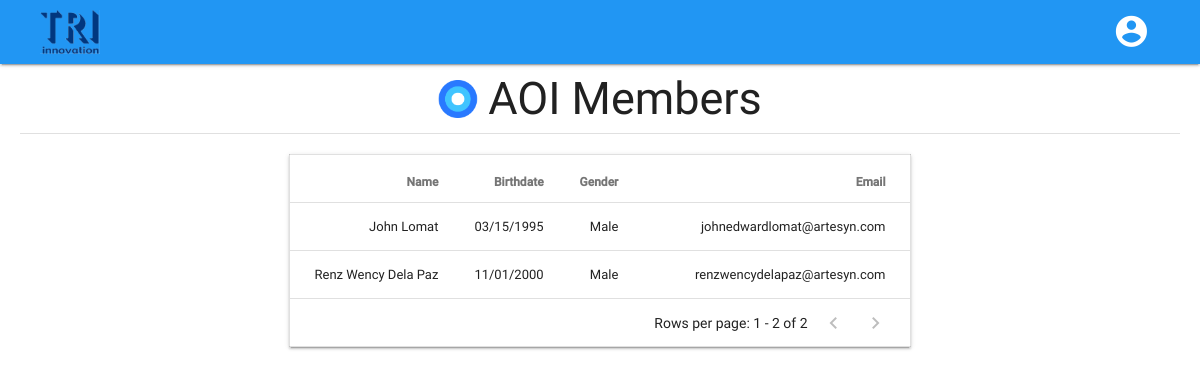
/members/index.php (signed in), run on the app's committed database.
### tables this page shows
CREATE TABLE `user` (
  `id` int(10) NOT NULL,
  `firstname` varchar(20) NOT NULL,
  `lastname` varchar(20) NOT NULL,
  `birthdate` varchar(10) NOT NULL,
  `gender` varchar(10) NOT NULL,
  `email` varchar(30) NOT NULL,
  `password` varchar(30) NOT NULL
);

### members/index.php (the view, shortened to what this page needs)
<?php
	require_once(ROOT.'libs/class_handler.php');
	include(ROOT.'header_mdl.php');
?>
<body>
	<div class="site-main">
		<?php include(ROOT.'libs/navbar.php') ?>
		<div class="content-wrapper">
			<div class="content">
				<div class="table-title">
					<img class="title-icon" src="<?= $title_icon ?>" width="50">
					<h2>AOI Members</h2>
				</div>
				<div class="data-table">
					<table class="mdl-data-table mdl-js-data-table mdl-shadow--2dp">
						<thead>
							<tr>
								<th>Name</th>
								<th>Birthdate</th>
								<th>Gender</th>
								<th>Email</th>
							</tr>
						</thead>
						<tbody>
							<?php
								if(isset($_GET['pagenum'])) {
									$pagenum = $_GET['pagenum'];
								}else {
									$pagenum = 1;
								}
								$result_per_page = 15;
								$offset = ($pagenum - 1) * $result_per_page;
								$query = "SELECT COUNT(*) FROM user";
								$statement1 = $connect->prepare($query);
								$statement1->execute();
								$total_rows = $statement1->fetchColumn();
								$total_pages = ceil($total_rows / $result_per_page);
								$query = "SELECT * FROM user ORDER BY id ASC LIMIT $offset, $result_per_page";
								$statement = $connect->prepare($query);
								$statement->execute();
								switch($pagenum) {
									case $pagenum == $total_pages:
										$result_per_page = $total_rows;
									break;
								}
								for ($i=0; $row = $statement->fetch(); $i++) {
							?>
							<tr>
								<td style="text-transform:capitalize"><?= $row['firstname'] . " " . $row['lastname'] ?></td>
								<td><?= $row['birthdate'] ?></td>
								<td><?= $row['gender'] ?></td>
								<td><?= $row['email'] ?></td>
							</tr>
							<?php
								}
							?>
							<tr class="pagination">
								<td></td>
								<td></td>
								<td></td>
								<td>
									<div>
										<p>Rows per page:&nbsp;</p>
										<p><?= $pagenum > $total_pages ? '0' : $offset + 1 ?> - <?= $result_per_page ?> of <?= $pagenum > $total_pages ? '0' : $total_rows?></p>
										<button class="mdl-button mdl-js-button mdl-button--icon" onclick="window.location.href='<?= HOST_URL . '/members' . '/?pagenum=' ?><?= $pagenum - 1 ?>'" <?= $pagenum <= 1 || $pagenum > $total_pages ? 'disabled' : '' ?>>
											<i class="material-icons">keyboard_arrow_left</i>
										</button>
										<button class="mdl-button mdl-js-button mdl-button--icon" onclick="window.location.href='<?= HOST_URL . '/members' . '/?pagenum=' ?><?= $pagenum + 1 ?>'" <?= $pagenum >= $total_pages ? 'disabled' : '' ?>>
											<i class="material-icons">keyboard_arrow_right</i>
										</button>
									</div>
								</td>
							</tr>
						</tbody>
					</table>
				</div>
			</div>
		</div>
	</div>
</body>
</html>

### assets/css/member.css (style rules this page uses)
.content-wrapper { display: block; margin: 0 auto; width: 100%; padding: 0 20px }
.content { width: 100%; padding-top: 65px; padding-bottom: 30px }
.table-title { display: flex; align-items: center; justify-content: center; flex-direction: row }
.table-title img { width: 40px; margin-right: 10px }
.table-title h2 { margin: 10px 0!important }
.data-table { border-top: 1px solid #E0E0E0; padding: 20px 5px 5px 5px; overflow-x: auto }
.mdl-data-table { margin: 0 auto!important }
.pagination p { margin: 0 }
.pagination button { border: none; background: none; margin: 0 0 0 10px!important; color: #656565 }
.pagination > td { border: none!important; padding: 7px 18px!important }
.pagination > td:nth-child(4) > div { display: flex; justify-content: flex-end; align-items: center }

### assets/css/navbar.css (style rules this page uses)
html { height: 100% }

### header_mdl.php (style rules this page uses)
* { margin: 0; padding: 0; font-family: "Roboto",Lato; box-sizing: border-box; -webkit-box-sizing: border-box; -khtml-box-sizing: border-box; -moz-box-sizing: border-box; -ms-box-sizing: border-box; -webkit-font-smoothing: antialiased; -moz-osx-font-smoothing: grayscale; text-shadow: 1px 1px 1px rgba(0,0,0,0.004); text-decoration: none }
a, img, .mdl-card__title > span, .background-alias, .row > h5, .mdl-tooltip, .material-icons, .percentage, .data-table > table > tbody > tr > td:last-child, .pagination { user-select: none; -webkit-user-select: none; -khtml-user-select: none; -moz-user-select: none; -ms-user-select: none }
.mdl-button { z-index: 1 }

### data on the page
user: firstname "John", lastname "Lomat", birthdate "03/15/1995", gender "Male", email "johnedwardlomat@artesyn.com"
user: firstname "Renz Wency", lastname "Dela Paz", birthdate "11/01/2000", gender "Male", email "renzwencydelapaz@artesyn.com"

### other printed values
$offset + 1 "1"
$result_per_page "2"
$total_rows "2"
